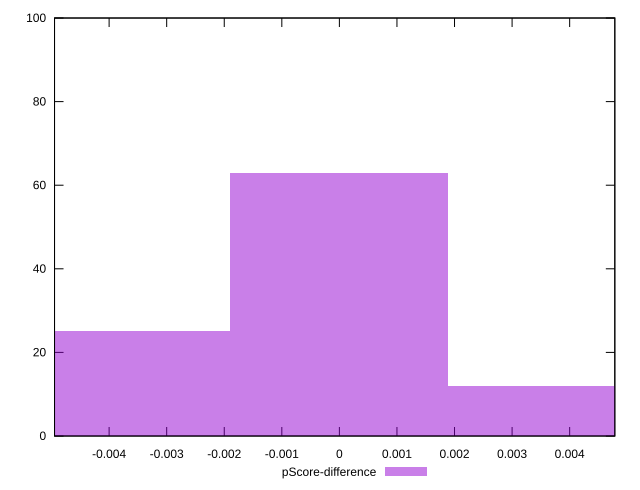

Reproduce this figure in gnuplot.
reset

$pScoreDifference <<EOF
0 63
0.003787996848908231 12
-0.003787996848908231 25
EOF

set key outside below
set boxwidth 0.003787996848908231
set xrange [-0.004948010321862872:0.004784384894783611]
set yrange [0:100]
set trange [0:100]
set style fill transparent solid 0.5 noborder
set terminal svg size 640, 490 enhanced background rgb 'white'
set output "report_00009_2021-02-08T22-37-41.559Z/first-cpu-idle/samples/pages+cached+noadtech/pScore-difference/histogram.svg"

plot $pScoreDifference title "pScore-difference" with boxes

reset
